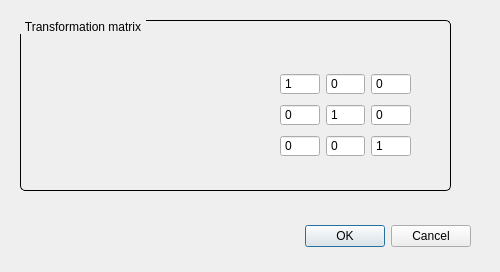
<?xml version="1.0" encoding="UTF-8"?>
<ui version="4.0">
 <class>DialogTransformationmatrix</class>
 <widget class="QDialog" name="DialogTransformationmatrix">
  <property name="geometry">
   <rect>
    <x>0</x>
    <y>0</y>
    <width>500</width>
    <height>272</height>
   </rect>
  </property>
  <property name="sizePolicy">
   <sizepolicy hsizetype="Fixed" vsizetype="Fixed">
    <horstretch>0</horstretch>
    <verstretch>0</verstretch>
   </sizepolicy>
  </property>
  <property name="windowTitle">
   <string>Define transformation</string>
  </property>
  <widget class="QDialogButtonBox" name="buttonBox">
   <property name="geometry">
    <rect>
     <x>130</x>
     <y>220</y>
     <width>341</width>
     <height>32</height>
    </rect>
   </property>
   <property name="orientation">
    <enum>Qt::Horizontal</enum>
   </property>
   <property name="standardButtons">
    <set>QDialogButtonBox::Cancel|QDialogButtonBox::Ok</set>
   </property>
  </widget>
  <widget class="QGroupBox" name="groupBox_2">
   <property name="geometry">
    <rect>
     <x>20</x>
     <y>20</y>
     <width>431</width>
     <height>171</height>
    </rect>
   </property>
   <property name="styleSheet">
    <string notr="true"> QGroupBox {
     background-color: qlineargradient(x1: 0, y1: 0, x2: 0, y2: 1,
                                       stop: 0 #FFFFFF, stop: 1 #DDDDFF);
     border: 1px solid black;
     border-radius: 5px;
     margin-top: 1ex; /* leave space at the top for the title */
 }

 QGroupBox::title {
     subcontrol-origin: margin;
     subcontrol-position: top left; /* position at the top center */
     padding: 0 3px;
     background-color: qlineargradient(x1: 0, y1: 0, x2: 0, y2: 1,
                                       stop: 0 #DDDDFF, stop: 1 #FFFFFF);
 }</string>
   </property>
   <property name="title">
    <string>Transformation matrix</string>
   </property>
   <widget class="QLabel" name="label">
    <property name="geometry">
     <rect>
      <x>10</x>
      <y>20</y>
      <width>411</width>
      <height>151</height>
     </rect>
    </property>
    <property name="text">
     <string/>
    </property>
    <property name="pixmap">
     <pixmap resource="../NSXQt.qrc">:/resources/transformationMatrixImage.png</pixmap>
    </property>
   </widget>
   <widget class="QWidget" name="gridLayoutWidget">
    <property name="geometry">
     <rect>
      <x>260</x>
      <y>50</y>
      <width>131</width>
      <height>91</height>
     </rect>
    </property>
    <layout class="QGridLayout" name="gridLayout_2">
     <item row="1" column="3">
      <widget class="QSpinBox" name="P12">
       <property name="buttonSymbols">
        <enum>QAbstractSpinBox::NoButtons</enum>
       </property>
       <property name="minimum">
        <number>-99</number>
       </property>
      </widget>
     </item>
     <item row="0" column="3">
      <widget class="QSpinBox" name="P02">
       <property name="buttonSymbols">
        <enum>QAbstractSpinBox::NoButtons</enum>
       </property>
       <property name="minimum">
        <number>-99</number>
       </property>
      </widget>
     </item>
     <item row="1" column="1">
      <widget class="QSpinBox" name="P10">
       <property name="buttonSymbols">
        <enum>QAbstractSpinBox::NoButtons</enum>
       </property>
       <property name="minimum">
        <number>-99</number>
       </property>
      </widget>
     </item>
     <item row="1" column="2">
      <widget class="QSpinBox" name="P11">
       <property name="buttonSymbols">
        <enum>QAbstractSpinBox::NoButtons</enum>
       </property>
       <property name="minimum">
        <number>-99</number>
       </property>
       <property name="value">
        <number>1</number>
       </property>
      </widget>
     </item>
     <item row="0" column="2">
      <widget class="QSpinBox" name="P01">
       <property name="buttonSymbols">
        <enum>QAbstractSpinBox::NoButtons</enum>
       </property>
       <property name="minimum">
        <number>-99</number>
       </property>
      </widget>
     </item>
     <item row="2" column="2">
      <widget class="QSpinBox" name="P21">
       <property name="buttonSymbols">
        <enum>QAbstractSpinBox::NoButtons</enum>
       </property>
       <property name="minimum">
        <number>-99</number>
       </property>
      </widget>
     </item>
     <item row="2" column="1">
      <widget class="QSpinBox" name="P20">
       <property name="buttonSymbols">
        <enum>QAbstractSpinBox::NoButtons</enum>
       </property>
       <property name="minimum">
        <number>-99</number>
       </property>
      </widget>
     </item>
     <item row="0" column="1">
      <widget class="QSpinBox" name="P00">
       <property name="buttonSymbols">
        <enum>QAbstractSpinBox::NoButtons</enum>
       </property>
       <property name="minimum">
        <number>-99</number>
       </property>
       <property name="value">
        <number>1</number>
       </property>
      </widget>
     </item>
     <item row="2" column="3">
      <widget class="QSpinBox" name="P22">
       <property name="buttonSymbols">
        <enum>QAbstractSpinBox::NoButtons</enum>
       </property>
       <property name="minimum">
        <number>-99</number>
       </property>
       <property name="value">
        <number>1</number>
       </property>
      </widget>
     </item>
    </layout>
   </widget>
  </widget>
 </widget>
 <resources>
  <include location="../NSXQt.qrc"/>
 </resources>
 <connections>
  <connection>
   <sender>buttonBox</sender>
   <signal>accepted()</signal>
   <receiver>DialogTransformationmatrix</receiver>
   <slot>accept()</slot>
   <hints>
    <hint type="sourcelabel">
     <x>248</x>
     <y>254</y>
    </hint>
    <hint type="destinationlabel">
     <x>157</x>
     <y>274</y>
    </hint>
   </hints>
  </connection>
  <connection>
   <sender>buttonBox</sender>
   <signal>rejected()</signal>
   <receiver>DialogTransformationmatrix</receiver>
   <slot>reject()</slot>
   <hints>
    <hint type="sourcelabel">
     <x>316</x>
     <y>260</y>
    </hint>
    <hint type="destinationlabel">
     <x>286</x>
     <y>274</y>
    </hint>
   </hints>
  </connection>
 </connections>
</ui>
